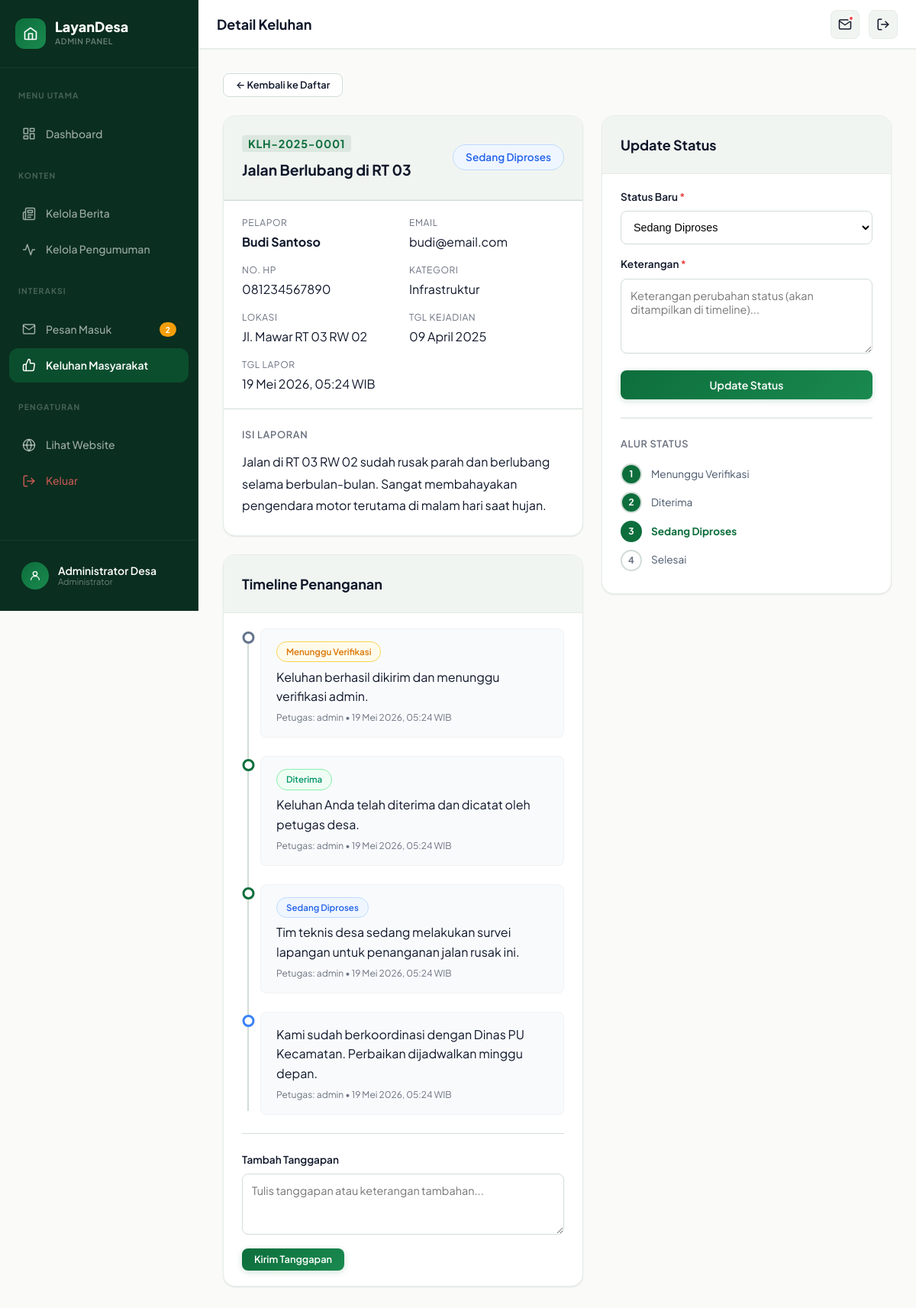
/admin/keluhan-detail.php?id=1 (signed in), run on the app's committed database.
### tables this page shows
CREATE TABLE IF NOT EXISTS keluhan (
    id INT AUTO_INCREMENT PRIMARY KEY,
    user_id INT NOT NULL,
    kode_tiket VARCHAR(20) NOT NULL UNIQUE,
    judul VARCHAR(255) NOT NULL,
    kategori ENUM('Infrastruktur','Kebersihan','Keamanan','Pelayanan Publik','Kesehatan','Pendidikan','Sosial','Lainnya') NOT NULL DEFAULT 'Lainnya',
    isi TEXT NOT NULL,
    foto_bukti VARCHAR(255) DEFAULT NULL,
    lokasi VARCHAR(255) DEFAULT NULL,
    tanggal_kejadian DATE DEFAULT NULL,
    status ENUM('menunggu','diterima','diproses','selesai','ditolak') NOT NULL DEFAULT 'menunggu',
    alasan_penolakan TEXT DEFAULT NULL,
    created_at TIMESTAMP DEFAULT CURRENT_TIMESTAMP,
    updated_at TIMESTAMP DEFAULT CURRENT_TIMESTAMP ON UPDATE CURRENT_TIMESTAMP,
    FOREIGN KEY (user_id) REFERENCES users(id) ON DELETE CASCADE,
    INDEX idx_user_id (user_id),
    INDEX idx_status (status),
    INDEX idx_kode_tiket (kode_tiket)
);

CREATE TABLE IF NOT EXISTS users (
    id INT AUTO_INCREMENT PRIMARY KEY,
    nama_lengkap VARCHAR(150) NOT NULL,
    email VARCHAR(150) NOT NULL UNIQUE,
    no_hp VARCHAR(20) NOT NULL,
    password VARCHAR(255) NOT NULL,
    is_active TINYINT(1) DEFAULT 1,
    created_at TIMESTAMP DEFAULT CURRENT_TIMESTAMP,
    updated_at TIMESTAMP DEFAULT CURRENT_TIMESTAMP ON UPDATE CURRENT_TIMESTAMP
);

CREATE TABLE IF NOT EXISTS tanggapan_keluhan (
    id INT AUTO_INCREMENT PRIMARY KEY,
    keluhan_id INT NOT NULL,
    admin_id INT DEFAULT NULL,
    jenis ENUM('status_update','tanggapan','sistem') NOT NULL DEFAULT 'tanggapan',
    status_baru ENUM('menunggu','diterima','diproses','selesai','ditolak') DEFAULT NULL,
    pesan TEXT NOT NULL,
    created_at TIMESTAMP DEFAULT CURRENT_TIMESTAMP,
    FOREIGN KEY (keluhan_id) REFERENCES keluhan(id) ON DELETE CASCADE,
    FOREIGN KEY (admin_id) REFERENCES admin(id) ON DELETE SET NULL,
    INDEX idx_keluhan_id (keluhan_id)
);

### auth-masyarakat.php (called while the page is built, shortened)
<?php
function statusLabel(string $status): string {
    $labels = [
        'menunggu'  => 'Menunggu Verifikasi',
        'diterima'  => 'Diterima',
        'diproses'  => 'Sedang Diproses',
        'selesai'   => 'Selesai',
        'ditolak'   => 'Ditolak',
    ];
    return $labels[$status] ?? ucfirst($status);
}
function formatTanggalWaktu(string $datetime): string {
    $bulan = [
        '01' => 'Jan', '02' => 'Feb', '03' => 'Mar',
        '04' => 'Apr', '05' => 'Mei', '06' => 'Jun',
        '07' => 'Jul', '08' => 'Agu', '09' => 'Sep',
        '10' => 'Okt', '11' => 'Nov', '12' => 'Des'
    ];
    $ts = strtotime($datetime);
    $d  = date('d', $ts);
    $m  = $bulan[date('m', $ts)];
    $y  = date('Y', $ts);
    $t  = date('H:i', $ts);
    return "{$d} {$m} {$y}, {$t} WIB";
}

### config/database.php (called while the page is built, shortened)
<?php
function formatTanggal($date) {
    $bulan = [
        '01' => 'Januari', '02' => 'Februari', '03' => 'Maret',
        '04' => 'April',   '05' => 'Mei',       '06' => 'Juni',
        '07' => 'Juli',    '08' => 'Agustus',   '09' => 'September',
        '10' => 'Oktober', '11' => 'November',  '12' => 'Desember'
    ];
    $d = date('d', strtotime($date));
    $m = date('m', strtotime($date));
    $y = date('Y', strtotime($date));
    return $d . ' ' . $bulan[$m] . ' ' . $y;
}

### admin/keluhan-detail.php (the view, shortened to what this page needs)
<?php
require_once '../auth-masyarakat.php';
$id = (int)($_GET['id'] ?? 0);
require_once 'layout.php';
$stmt = $pdo->prepare("SELECT k.*, u.nama_lengkap, u.email, u.no_hp FROM keluhan k JOIN users u ON k.user_id = u.id WHERE k.id = ?");
$stmt->execute([$id]);
$keluhan = $stmt->fetch();
$tStmt = $pdo->prepare("SELECT t.*, a.username as admin_nama FROM tanggapan_keluhan t LEFT JOIN admin a ON t.admin_id = a.id WHERE t.keluhan_id = ? ORDER BY t.created_at ASC");
$tStmt->execute([$id]);
$timeline = $tStmt->fetchAll();
?>
<div style="margin-bottom:1.5rem;">
    <a href="keluhan.php" class="btn-admin btn-admin-secondary btn-admin-sm">← Kembali ke Daftar</a>
</div>
<div style="display:grid; grid-template-columns:1fr 380px; gap:1.5rem; align-items:start;">
    <div>
        <div class="table-card" style="margin-bottom:1.5rem;">
            <div class="table-card-header">
                <div>
                    <span class="kode-tiket-badge" style="font-size:0.9rem;"><?= htmlspecialchars($keluhan['kode_tiket']) ?></span>
                    <h2 style="margin:0.5rem 0 0; font-size:1.2rem; color:var(--text-primary);"><?= htmlspecialchars($keluhan['judul']) ?></h2>
                </div>
                <span class="admin-status-badge admin-status-badge--<?= $keluhan['status'] ?> admin-status-badge--lg">
                    <?= statusLabel($keluhan['status']) ?>
                </span>
            </div>
            <div style="display:grid; grid-template-columns:repeat(2,1fr); gap:1rem; padding:1.25rem 1.5rem; border-top:1px solid var(--border); border-bottom:1px solid var(--border); background:var(--bg-subtle);">
                <div><div style="font-size:.75rem;color:var(--text-muted);text-transform:uppercase;letter-spacing:.05em;margin-bottom:.25rem;">Pelapor</div><strong><?= htmlspecialchars($keluhan['nama_lengkap']) ?></strong></div>
                <div><div style="font-size:.75rem;color:var(--text-muted);text-transform:uppercase;letter-spacing:.05em;margin-bottom:.25rem;">Email</div><?= htmlspecialchars($keluhan['email']) ?></div>
                <div><div style="font-size:.75rem;color:var(--text-muted);text-transform:uppercase;letter-spacing:.05em;margin-bottom:.25rem;">No. HP</div><?= htmlspecialchars($keluhan['no_hp']) ?></div>
                <div><div style="font-size:.75rem;color:var(--text-muted);text-transform:uppercase;letter-spacing:.05em;margin-bottom:.25rem;">Kategori</div><?= htmlspecialchars($keluhan['kategori']) ?></div>
                <?php if ($keluhan['lokasi']): ?>
                <div><div style="font-size:.75rem;color:var(--text-muted);text-transform:uppercase;letter-spacing:.05em;margin-bottom:.25rem;">Lokasi</div><?= htmlspecialchars($keluhan['lokasi']) ?></div>
                <?php endif; ?>
                <?php if ($keluhan['tanggal_kejadian']): ?>
                <div><div style="font-size:.75rem;color:var(--text-muted);text-transform:uppercase;letter-spacing:.05em;margin-bottom:.25rem;">Tgl Kejadian</div><?= formatTanggal($keluhan['tanggal_kejadian']) ?></div>
                <?php endif; ?>
                <div><div style="font-size:.75rem;color:var(--text-muted);text-transform:uppercase;letter-spacing:.05em;margin-bottom:.25rem;">Tgl Lapor</div><?= formatTanggalWaktu($keluhan['created_at']) ?></div>
            </div>
            <div style="padding:1.5rem;">
                <div style="font-size:.8rem;font-weight:600;color:var(--text-muted);text-transform:uppercase;letter-spacing:.05em;margin-bottom:.75rem;">Isi Laporan</div>
                <div style="line-height:1.8; color:var(--text-primary); white-space:pre-wrap;"><?= htmlspecialchars($keluhan['isi']) ?></div>
            </div>
        </div>
        <div class="table-card">
            <div class="table-card-header">
                <span class="table-card-title">Timeline Penanganan</span>
            </div>
            <div style="padding:1.25rem 1.5rem;">
                <?php if (empty($timeline)): ?>
                <p style="color:var(--text-muted); text-align:center; padding:1rem 0;">Belum ada aktivitas.</p>
                <?php else: ?>
                <div class="admin-timeline">
                    <?php foreach ($timeline as $t): ?>
                    <div class="admin-timeline-item admin-tl-<?= $t['jenis'] ?>">
                        <div class="admin-tl-dot"></div>
                        <div class="admin-tl-content">
                            <?php if ($t['status_baru']): ?>
                            <span class="admin-status-badge admin-status-badge--<?= $t['status_baru'] ?>" style="font-size:.72rem; margin-bottom:.4rem; display:inline-flex;">
                                <?= statusLabel($t['status_baru']) ?>
                            </span>
                            <?php endif; ?>
                            <div style="color:var(--text-primary); line-height:1.6; margin-bottom:.4rem;"><?= nl2br(htmlspecialchars($t['pesan'])) ?></div>
                            <div style="font-size:.75rem; color:var(--text-muted);">
                                <?php if ($t['admin_nama']): ?><span>Petugas: <?= htmlspecialchars($t['admin_nama']) ?> &bull; </span><?php endif; ?>
                                <span><?= formatTanggalWaktu($t['created_at']) ?></span>
                            </div>
                        </div>
                    </div>
                    <?php endforeach; ?>
                </div>
                <?php endif; ?>
                <form method="POST" action="keluhan-detail.php?id=<?= $id ?>" style="margin-top:1.5rem; padding-top:1.5rem; border-top:1px solid var(--border);">
                    <label style="font-size:.85rem; font-weight:600; color:var(--text-primary); display:block; margin-bottom:.5rem;">Tambah Tanggapan</label>
                    <textarea name="pesan_tanggapan" rows="3" placeholder="Tulis tanggapan atau keterangan tambahan..." class="admin-textarea" id="textarea-tanggapan" required></textarea>
                    <button type="submit" class="btn-admin btn-admin-primary btn-admin-sm" style="margin-top:.75rem;" id="btn-kirim-tanggapan">Kirim Tanggapan</button>
                </form>
            </div>
        </div>
    </div>
    <div>
        <div class="table-card">
            <div class="table-card-header">
                <span class="table-card-title">Update Status</span>
            </div>
            <div style="padding:1.25rem 1.5rem;">
                <form method="POST" action="keluhan-detail.php?id=<?= $id ?>" id="formUpdateStatus">
                    <div style="margin-bottom:1rem;">
                        <label style="font-size:.85rem; font-weight:600; color:var(--text-primary); display:block; margin-bottom:.5rem;">Status Baru <span style="color:#e53e3e">*</span></label>
                        <select name="new_status" class="admin-select" id="select-new-status" required>
                            <?php foreach (['menunggu'=>'Menunggu Verifikasi','diterima'=>'Diterima','diproses'=>'Sedang Diproses','selesai'=>'Selesai','ditolak'=>'Ditolak'] as $v=>$l): ?>
                            <option value="<?= $v ?>" <?= $keluhan['status']===$v ? 'selected' : '' ?>><?= $l ?></option>
                            <?php endforeach; ?>
                        </select>
                    </div>
                    <div style="margin-bottom:1rem;">
                        <label style="font-size:.85rem; font-weight:600; color:var(--text-primary); display:block; margin-bottom:.5rem;">Keterangan <span style="color:#e53e3e">*</span></label>
                        <textarea name="pesan" rows="4" placeholder="Keterangan perubahan status (akan ditampilkan di timeline)..." class="admin-textarea" id="textarea-keterangan" required></textarea>
                    </div>
                    <button type="submit" class="btn-admin btn-admin-primary" style="width:100%;" id="btn-update-status">Update Status</button>
                </form>
                <div style="margin-top:1.5rem; padding-top:1.5rem; border-top:1px solid var(--border);">
                    <div style="font-size:.8rem; font-weight:600; color:var(--text-muted); text-transform:uppercase; letter-spacing:.05em; margin-bottom:1rem;">Alur Status</div>
                    <?php
                    $flow = ['menunggu','diterima','diproses','selesai'];
                    $cur  = $keluhan['status'];
                    $curIdx = array_search($cur, $flow);
                    ?>
                    <?php foreach ($flow as $i => $s): ?>
                    <div style="display:flex; align-items:center; gap:.75rem; margin-bottom:.6rem;">
                        <div style="width:28px; height:28px; border-radius:50%; display:flex; align-items:center; justify-content:center; font-size:.75rem; font-weight:700; flex-shrink:0;
                            background: <?= ($curIdx !== false && $i <= $curIdx) ? 'var(--primary)' : 'var(--bg-subtle)' ?>;
                            color: <?= ($curIdx !== false && $i <= $curIdx) ? '#fff' : 'var(--text-muted)' ?>;
                            border: 2px solid <?= ($cur === $s) ? 'var(--primary)' : 'var(--border)' ?>;">
                            <?= $i + 1 ?>
                        </div>
                        <span style="font-size:.85rem; font-weight:<?= $cur===$s ? '700' : '400' ?>; color:<?= $cur===$s ? 'var(--primary)' : 'var(--text-secondary)' ?>;">
                            <?= statusLabel($s) ?>
                        </span>
                    </div>
                    <?php endforeach; ?>
                </div>
            </div>
        </div>
    </div>
</div>
<?php require_once 'layout_end.php'; ?>

### assets/css/admin.css (style rules this page uses)
:root { --primary: #0d6e3c; --primary-dark: #0a5230; --primary-light: #1a8a4f; --secondary: #f59e0b; --secondary-dark: #d97706; --accent: #06b6d4; --accent-light: #22d3ee; --success: #10b981; --warning: #f97316; --error: #ef4444; --info: #0ea5e9; --bg: #fafbf9; --bg-dark: #0a2e1f; --surface: #ffffff; --surface-alt: #f1f5f1; --surface-secondary: #f5f7f5; --text: #0f172a; --text-secondary: #475569; --text-muted: #6b7280; --text-light: #ffffff; --border: #d1ddd6; --border-light: #e5ede8; --border-lighter: #f0f4f1; --space-1: 0.25rem; --space-2: 0.5rem; --space-3: 0.75rem; --space-4: 1rem; --space-5: 1.25rem; --space-6: 1.5rem; --space-8: 2rem; --space-10: 2.5rem; --space-12: 3rem; --space-16: 4rem; --font-sans: 'Plus Jakarta Sans', -apple-system, BlinkMacSystemFont, sans-serif; --fs-xs: 0.75rem; --fs-sm: 0.875rem; --fs-base: 1rem; --fs-lg: 1.125rem; --fs-xl: 1.25rem; --fs-2xl: 1.5rem; --fw-light: 300; --fw-normal: 400; --fw-medium: 500; --fw-semibold: 600; --fw-bold: 700; --fw-extrabold: 800; --line-height-tight: 1.2; --line-height-snug: 1.375; --line-height-normal: 1.5; --line-height-relaxed: 1.625; --shadow-xs: 0 0.5px 1.5px rgba(0, 0, 0, 0.06), 0 0.5px 1px rgba(0, 0, 0, 0.03); --shadow-sm: 0 1px 2.5px rgba(0, 0, 0, 0.06), 0 1px 1.5px rgba(0, 0, 0, 0.04); --shadow-md: 0 2px 6px rgba(0, 0, 0, 0.07), 0 1.5px 3px rgba(0, 0, 0, 0.04); --shadow-lg: 0 4px 12px rgba(0, 0, 0, 0.08), 0 2px 4px rgba(0, 0, 0, 0.04); --shadow-xl: 0 8px 24px rgba(0, 0, 0, 0.1), 0 4px 8px rgba(0, 0, 0, 0.05); --radius-sm: 4px; --radius-md: 8px; --radius-lg: 12px; --radius-xl: 16px; --radius-2xl: 20px; --radius-full: 9999px; --duration-fast: 100ms; --duration-base: 150ms; --duration-slow: 250ms; --easing: cubic-bezier(0.4, 0, 0.2, 1); }
*, *::before, *::after { margin: 0; padding: 0; box-sizing: border-box; }
html { font-size: 16px; -webkit-font-smoothing: antialiased; }
body { font-family: var(--font-sans); background-color: var(--bg); color: var(--text); line-height: var(--line-height-normal); }
a { color: var(--primary); text-decoration: none; transition: color var(--duration-base) var(--easing); }
.table-card { background: white; border-radius: var(--radius-xl); box-shadow: var(--shadow-sm); border: 1px solid var(--border-light); overflow: hidden; margin-bottom: var(--space-8); }
.table-card-header { padding: var(--space-6); border-bottom: 1px solid var(--border-light); display: flex; align-items: center; justify-content: space-between; gap: var(--space-4); flex-wrap: wrap; background: var(--surface-alt); }
.table-card-title { font-size: var(--fs-lg); font-weight: var(--fw-bold); color: var(--text); }
.btn-admin { display: inline-flex; align-items: center; justify-content: center; gap: var(--space-2); padding: var(--space-3) var(--space-5); border-radius: var(--radius-md); font-family: var(--font-sans); font-size: var(--fs-sm); font-weight: var(--fw-semibold); border: none; cursor: pointer; transition: all var(--duration-base) var(--easing); text-decoration: none; line-height: 1; white-space: nowrap; }
.btn-admin-primary { background: linear-gradient(135deg, var(--primary) 0%, var(--primary-light) 100%); color: white; box-shadow: 0 2px 8px rgba(13, 110, 60, 0.2); }
.btn-admin-secondary { background: white; color: var(--text); border: 1px solid var(--border); }
.btn-admin-sm { padding: var(--space-2) var(--space-4); font-size: 0.8rem; }

### data on the page
keluhan: kode_tiket "KLH-2025-0001", judul "Jalan Berlubang di RT 03", status "Sedang Diproses", user.nama_lengkap "Budi Santoso", user.email "budi@email.com", user.no_hp "081234567890", kategori "Infrastruktur", lokasi "Jl. Mawar RT 03 RW 02", tanggal_kejadian "09 April 2025", created_at "19 Mei 2026, 05:24 WIB", isi "Jalan di RT 03 RW 02 sudah rusak parah dan berlubang selama berbulan-bulan. Sangat membahayakan pengendara motor terutama di malam hari saat hujan.", new_status "Sedang Diproses"
tanggapan_keluhan: status_baru "Menunggu Verifikasi", pesan "Keluhan berhasil dikirim dan menunggu verifikasi admin.", admin.username "admin", created_at "19 Mei 2026, 05:24 WIB"
tanggapan_keluhan: status_baru "Diterima", pesan "Keluhan Anda telah diterima dan dicatat oleh petugas desa.", admin.username "admin", created_at "19 Mei 2026, 05:24 WIB"
tanggapan_keluhan: status_baru "Sedang Diproses", pesan "Tim teknis desa sedang melakukan survei lapangan untuk penanganan jalan rusak ini.", admin.username "admin", created_at "19 Mei 2026, 05:24 WIB"
tanggapan_keluhan: pesan "Kami sudah berkoordinasi dengan Dinas PU Kecamatan. Perbaikan dijadwalkan minggu depan.", admin.username "admin", created_at "19 Mei 2026, 05:24 WIB"

### other printed values
$unreadCount "2"
$adminName "Administrator Desa"
$pageTitle "Detail Keluhan"
statusLabel($s) "Menunggu Verifikasi"
statusLabel($s) "Diterima"
statusLabel($s) "Selesai"
